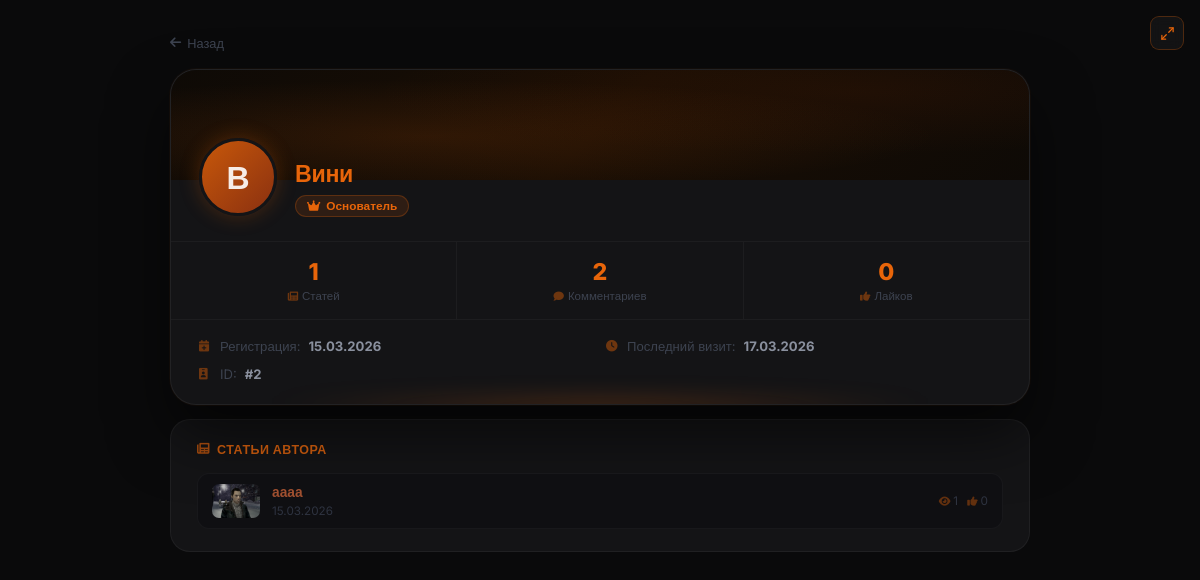
/profile/Вини, run on an earlier commit of the app's database.
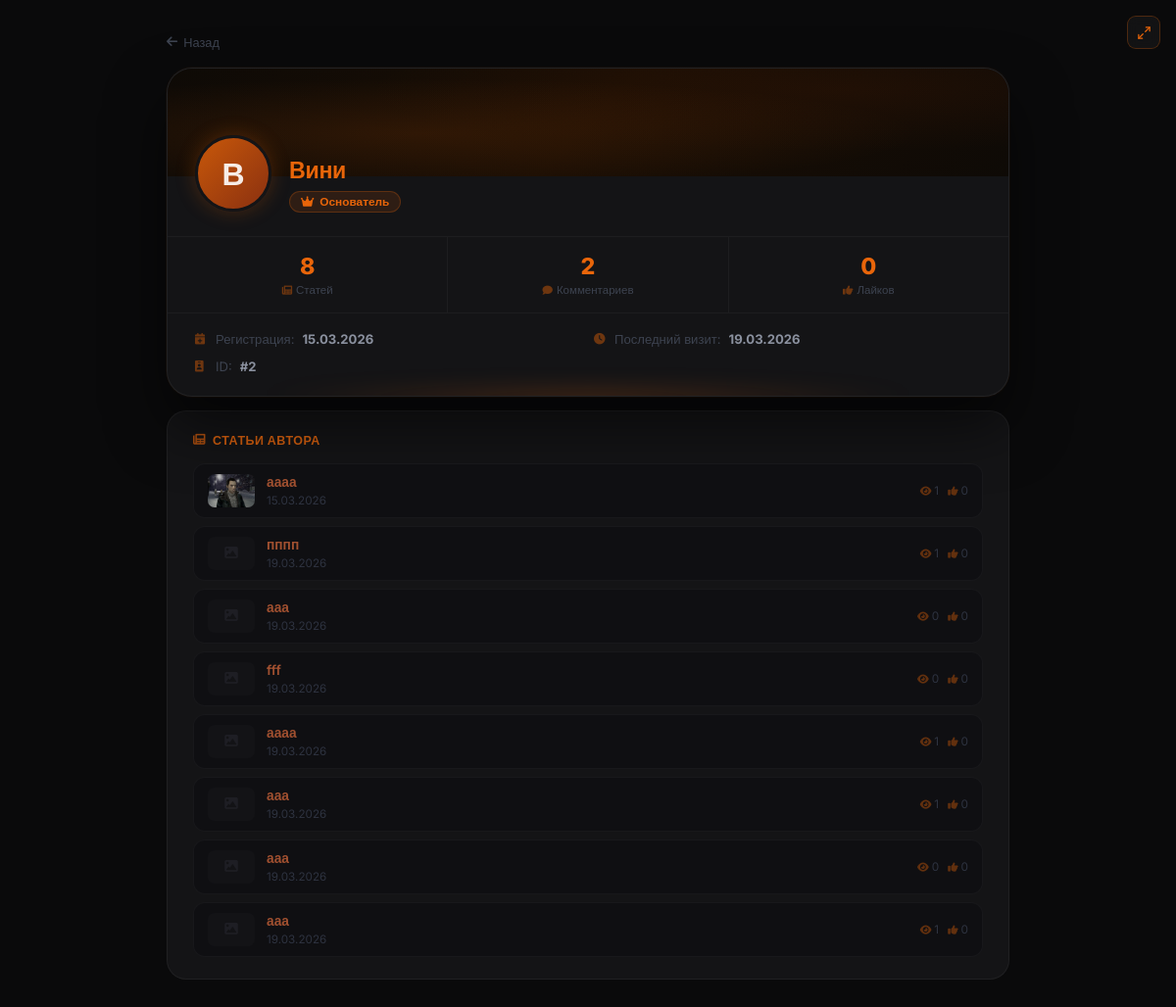
And on a later commit of the database.
### models.py (models this page shows, shortened)
class User(db.Model, UserMixin):
    __tablename__ = 'users'
    id             = db.Column(db.Integer, primary_key=True)
    username       = db.Column(db.String(80),  unique=True, nullable=False)
    email          = db.Column(db.String(120), unique=True, nullable=False)
    password_hash  = db.Column(db.String(256), nullable=False)
    role           = db.Column(db.Integer, default=0)
    created_at     = db.Column(db.DateTime, default=datetime.utcnow)   # дата регистрации
    last_seen      = db.Column(db.DateTime, default=datetime.utcnow)
    banned_until   = db.Column(db.DateTime, nullable=True)
    ban_reason     = db.Column(db.String(500), nullable=True)
    banned_by_id   = db.Column(db.Integer, db.ForeignKey('users.id'), nullable=True)
    recovery_key   = db.Column(db.String(256), nullable=True)
    avatar         = db.Column(db.String(300), nullable=True)
    terms_agreed   = db.Column(db.Boolean, default=False)
    privacy_agreed = db.Column(db.Boolean, default=False)
    articles       = db.relationship('Article',  backref='author',     lazy='dynamic', foreign_keys='Article.author_id')
    comments       = db.relationship('Comment',  backref='author',     lazy='dynamic', foreign_keys='Comment.author_id')
    votes          = db.relationship('Vote',     backref='user',       lazy='dynamic')
    extra_pages    = db.relationship('ExtraPage', backref='author',    lazy='dynamic', foreign_keys='ExtraPage.author_id')
    comment_reactions = db.relationship('CommentReaction', backref='user', lazy='dynamic')
    def is_banned(self):
        if self.banned_until and self.banned_until > datetime.utcnow():
            return True
        return False

class Article(db.Model):
    __tablename__ = 'articles'
    id          = db.Column(db.Integer, primary_key=True)
    title       = db.Column(db.String(300), nullable=False)
    preview     = db.Column(db.Text, nullable=True)       # краткое описание
    content     = db.Column(db.Text, nullable=False)
    image       = db.Column(db.String(500), nullable=True)  # URL изображения (старый способ)
    image_file  = db.Column(db.String(300), nullable=True)  # имя файла загруженного изображения
    video_url   = db.Column(db.String(500), nullable=True)  # ссылка на YouTube
    video_file  = db.Column(db.String(300), nullable=True)  # загруженный видео-файл
    category    = db.Column(db.String(50), default='article')
    views       = db.Column(db.Integer, default=0)
    likes       = db.Column(db.Integer, default=0)
    dislikes    = db.Column(db.Integer, default=0)
    created_at  = db.Column(db.DateTime, default=datetime.utcnow)
    updated_at  = db.Column(db.DateTime, default=datetime.utcnow, onupdate=datetime.utcnow)
    author_id   = db.Column(db.Integer, db.ForeignKey('users.id'), nullable=False)
    game_id     = db.Column(db.Integer, db.ForeignKey('games.id'), nullable=True)
    comments    = db.relationship('Comment',      backref='article', lazy='dynamic',
                                  cascade='all, delete-orphan')
    votes       = db.relationship('Vote',         backref='article', lazy='dynamic',
                                  cascade='all, delete-orphan')
    extra_pages = db.relationship('ExtraPage',    backref='article', lazy='dynamic',
                                  cascade='all, delete-orphan')
    dropdown_items = db.relationship('DropdownItem', backref='article', lazy='dynamic',
                                     cascade='all, delete-orphan', order_by='DropdownItem.order')
    article_views  = db.relationship('ArticleView',  backref='article', lazy='dynamic',
                                     cascade='all, delete-orphan')
    def get_image_url(self):
        if self.image_file:
            return f'/static/uploads/{self.image_file}'
        if self.image:
            return self.image
        return None

### app.py (the view)
@app.route('/profile/<username>')
def profile(username):
    user = User.query.filter_by(username=username).first_or_404()
    can_see_email = (current_user.is_authenticated and
                     (current_user.id == user.id or current_user.role >= 3))
    return render_template('profile.html', user=user, can_see_email=can_see_email)

### app.py (called while the page is built)
@app.before_request
def update_last_seen():
    if current_user.is_authenticated:
        current_user.last_seen = datetime.utcnow()
        db.session.commit()

@app.after_request
def add_security_headers(response):
    response.headers['X-Content-Type-Options'] = 'nosniff'
    response.headers['X-Frame-Options']        = 'DENY'
    response.headers['X-XSS-Protection']       = '1; mode=block'
    response.headers.pop('Server', None)
    response.headers.pop('X-Powered-By', None)
    return response

### templates/profile.html (shortened to what this page needs)
{% extends "base.html" %}
{% block content %}
<div class="profile-outer">
<div class="profile-inner">
    <a onclick="history.length > 1 ? history.back() : window.location='{{ url_for('forum') }}'; return false;" href="{{ url_for('forum') }}" class="back-link">
        <i class="fas fa-arrow-left"></i> Назад
    </a>
    <div class="profile-main-card">
        <div class="profile-banner"></div>
        <div class="profile-info-row">
            <label class="profile-avatar" {% if user.id == current_user.id %}for="avatarFileQuick" title="Сменить аватарку"{% endif %}>
                {% if user.avatar %}
                    <img src="{{ user.avatar }}" alt="{{ user.username }}">
                {% else %}
                    {{ user.username[0] }}
                {% endif %}
            </label>
            <div class="profile-name-block">
                <div class="profile-username">{{ user.username }}</div>
                {% set role_names = {0: ('Участник', 'fas fa-user'), 1: ('Модератор', 'fas fa-shield-alt'), 2: ('Редактор', 'fas fa-pen'), 3: ('Ст. Модератор', 'fas fa-user-shield'), 4: ('Основатель', 'fas fa-crown')} %}
                {% set rname, ricon = role_names.get(user.role, ('Участник', 'fas fa-user')) %}
                <div class="role-badge role-{{ user.role }}"><i class="{{ ricon }}"></i> {{ rname }}</div>
            </div>
        </div>
        <div class="profile-stats">
            <div class="stat-box">
                <span class="stat-num">{{ user.articles.count() }}</span>
                <div class="stat-lbl"><i class="fas fa-newspaper"></i> Статей</div>
            </div>
            <div class="stat-box">
                <span class="stat-num">{{ user.comments.count() }}</span>
                <div class="stat-lbl"><i class="fas fa-comment"></i> Комментариев</div>
            </div>
            <div class="stat-box">
                <span class="stat-num">{% set tl = namespace(v=0) %}{% for art in user.articles %}{% set tl.v = tl.v + art.likes %}{% endfor %}{{ tl.v }}</span>
                <div class="stat-lbl"><i class="fas fa-thumbs-up"></i> Лайков</div>
            </div>
        </div>
        <div class="profile-details">
            <div class="detail-row"><i class="fas fa-calendar-plus"></i> Регистрация: <strong>{% if user.created_at %}{{ user.created_at.strftime('%d.%m.%Y') }}{% else %}—{% endif %}</strong></div>
            <div class="detail-row"><i class="fas fa-clock"></i> Последний визит: <strong>{% if user.last_seen %}{{ user.last_seen.strftime('%d.%m.%Y') }}{% else %}—{% endif %}</strong></div>
            <div class="detail-row"><i class="fas fa-id-badge"></i> ID: <strong>#{{ user.id }}</strong></div>
        </div>
    </div>
    {% if user.articles.count() > 0 %}
    <div class="sub-card">
        <div class="sub-title"><i class="fas fa-newspaper"></i> Статьи автора</div>
        {% for art in user.articles.limit(10) %}
        <a href="{{ url_for('article', article_id=art.id) }}" class="art-item">
            {% if art.get_image_url() %}
                <img src="{{ art.get_image_url() }}" class="art-thumb" alt="">
            {% else %}
                <div class="art-thumb-ph"><i class="fas fa-image" style="font-size:0.85rem;"></i></div>
            {% endif %}
            <div style="flex:1; min-width:0; position:relative; z-index:1;">
                <div class="art-title-text">{{ art.title }}</div>
                <div class="art-date">{{ art.created_at.strftime('%d.%m.%Y') }}</div>
            </div>
            <div class="art-stats" style="position:relative; z-index:1;">
                <span><i class="fas fa-eye"></i> {{ art.views }}</span>
                <span><i class="fas fa-thumbs-up"></i> {{ art.likes }}</span>
            </div>
        </a>
        {% endfor %}
    </div>
    {% endif %}
</div>
</div>
{% endblock %}

What changed in the data, as far as the page shows it:
changed User "Вини": last_seen "17.03.2026" → "19.03.2026"
added Article: title "пппп", created_at "19.03.2026", views "1", likes "0"
added Article: title "ааа", created_at "19.03.2026", views "0", likes "0"
added Article: title "fff", created_at "19.03.2026", views "0", likes "0"
added Article: title "аааа", created_at "19.03.2026", views "1", likes "0"
added Article: title "ааа", created_at "19.03.2026", views "1", likes "0"
added Article: title "ааа", created_at "19.03.2026", views "0", likes "0"
added Article: title "ааа", created_at "19.03.2026", views "1", likes "0"
Also different on the page:
{{ user.articles.count() }}: "1" → "8"
